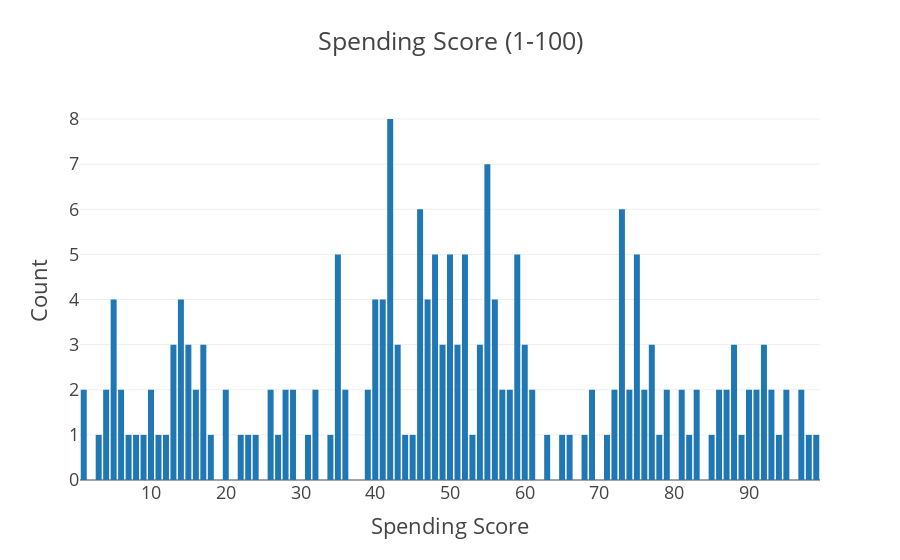

The notebook cell this image was saved under:
### Code cell
col = 'Spending Score (1-100)'
v2 = x[col].value_counts().reset_index()
v2 = v2.rename(columns = {'index':col,col:'count'})
v2['percent']=v2['count'].apply(lambda x : 100*x/sum(v2['count']))
v2 = v2.sort_values(col)
trace1 = go.Bar(x=v2[col],y=v2['count'],name='Emb')
layout = {'title':'Spending Score (1-100)','xaxis':{'title':'Spending Score'},'yaxis':{'title':'Count'}}
fig = go.Figure(data=[trace1],layout=layout)
fig.layout.template = 'presentation'
iplot(fig)

### Figure 1 — Plotly figure (JSON) as saved in the notebook; plotly's stock layout.template omitted (floating-point values rounded to 4 significant figures)
{"data": [{"name": "Emb", "type": "bar", "x": [1, 3, 4, 5, 6, 7, 8, 9, 10, 11, 12, 13, 14, 15, 16, 17, 18, 20, 22, 23, 24, 26, 27, 28, 29, 31, 32, 34, 35, 36, 39, 40, 41, 42, 43, 44, 45, 46, 47, 48, 49, 50, 51, 52, 53, 54, 55, 56, 57, 58, 59, 60, 61, 63, 65, 66, 68, 69, 71, 72, 73, 74, 75, 76, 77, 78, 79, 81, 82, 83, 85, 86, 87, 88, 89, 90, 91, 92, 93, 94, 95, 97, 98, 99], "y": [2, 1, 2, 4, 2, 1, 1, 1, 2, 1, 1, 3, 4, 3, 2, 3, 1, 2, 1, 1, 1, 2, 1, 2, 2, 1, 2, 1, 5, 2, 2, 4, 4, 8, 3, 1, 1, 6, 4, 5, 3, 5, 3, 5, 1, 3, 7, 4, 2, 2, 5, 3, 2, 1, 1, 1, 1, 2, 1, 2, 6, 2, 5, 2, 3, 1, 2, 2, 1, 2, 1, 2, 2, 3, 1, 2, 2, 3, 2, 1, 2, 2, 1, 1]}], "layout": {"title": {"text": "Spending Score (1-100)"}, "xaxis": {"title": {"text": "Spending Score"}}, "yaxis": {"title": {"text": "Count"}}}}
